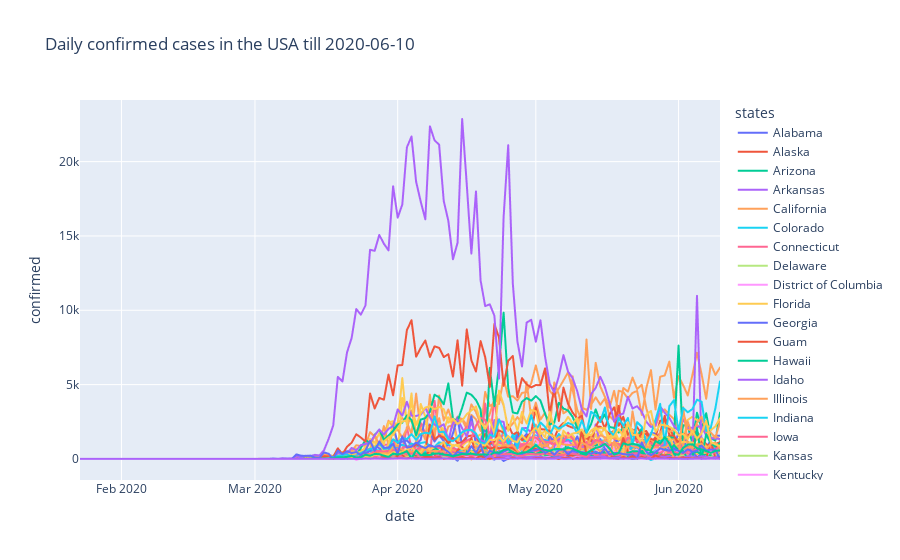

The code cell stored with this chart in its notebook:
### Code cell
fig = px.line(usa_trend, x='date', y='confirmed', color='states', title='Daily confirmed cases in the USA till 2020-06-10')
fig.show()

### Figure 1 — Plotly figure (JSON) as saved in the notebook; plotly's stock layout.template omitted (floating-point values rounded to 4 significant figures; data arrays with more than 128 entries replaced by an {"elided": "..."} marker saying what was removed)
{"data": [{"hovertemplate": "states=Alabama<br>date=%{x}<br>confirmed=%{y}<extra></extra>", "legendgroup": "Alabama", "line": {"color": "#636efa", "dash": "solid"}, "marker": {"symbol": "circle"}, "mode": "lines", "name": "Alabama", "showlegend": true, "type": "scattergl", "x": {"elided": "140 str values"}, "xaxis": "x", "y": {"elided": "140 int values"}, "yaxis": "y"}, {"hovertemplate": "states=Alaska<br>date=%{x}<br>confirmed=%{y}<extra></extra>", "legendgroup": "Alaska", "line": {"color": "#EF553B", "dash": "solid"}, "marker": {"symbol": "circle"}, "mode": "lines", "name": "Alaska", "showlegend": true, "type": "scattergl", "x": {"elided": "140 str values"}, "xaxis": "x", "y": {"elided": "140 int values"}, "yaxis": "y"}, {"hovertemplate": "states=Arizona<br>date=%{x}<br>confirmed=%{y}<extra></extra>", "legendgroup": "Arizona", "line": {"color": "#00cc96", "dash": "solid"}, "marker": {"symbol": "circle"}, "mode": "lines", "name": "Arizona", "showlegend": true, "type": "scattergl", "x": {"elided": "140 str values"}, "xaxis": "x", "y": {"elided": "140 int values"}, "yaxis": "y"}, {"hovertemplate": "states=Arkansas<br>date=%{x}<br>confirmed=%{y}<extra></extra>", "legendgroup": "Arkansas", "line": {"color": "#ab63fa", "dash": "solid"}, "marker": {"symbol": "circle"}, "mode": "lines", "name": "Arkansas", "showlegend": true, "type": "scattergl", "x": {"elided": "140 str values"}, "xaxis": "x", "y": {"elided": "140 int values"}, "yaxis": "y"}, {"hovertemplate": "states=California<br>date=%{x}<br>confirmed=%{y}<extra></extra>", "legendgroup": "California", "line": {"color": "#FFA15A", "dash": "solid"}, "marker": {"symbol": "circle"}, "mode": "lines", "name": "California", "showlegend": true, "type": "scattergl", "x": {"elided": "140 str values"}, "xaxis": "x", "y": {"elided": "140 int values"}, "yaxis": "y"}, {"hovertemplate": "states=Colorado<br>date=%{x}<br>confirmed=%{y}<extra></extra>", "legendgroup": "Colorado", "line": {"color": "#19d3f3", "dash": "solid"}, "marker": {"symbol": "circle"}, "mode": "lines", "name": "Colorado", "showlegend": true, "type": "scattergl", "x": {"elided": "140 str values"}, "xaxis": "x", "y": {"elided": "140 int values"}, "yaxis": "y"}, {"hovertemplate": "states=Connecticut<br>date=%{x}<br>confirmed=%{y}<extra></extra>", "legendgroup": "Connecticut", "line": {"color": "#FF6692", "dash": "solid"}, "marker": {"symbol": "circle"}, "mode": "lines", "name": "Connecticut", "showlegend": true, "type": "scattergl", "x": {"elided": "140 str values"}, "xaxis": "x", "y": {"elided": "140 int values"}, "yaxis": "y"}, {"hovertemplate": "states=Delaware<br>date=%{x}<br>confirmed=%{y}<extra></extra>", "legendgroup": "Delaware", "line": {"color": "#B6E880", "dash": "solid"}, "marker": {"symbol": "circle"}, "mode": "lines", "name": "Delaware", "showlegend": true, "type": "scattergl", "x": {"elided": "140 str values"}, "xaxis": "x", "y": {"elided": "140 int values"}, "yaxis": "y"}, {"hovertemplate": "states=District of Columbia<br>date=%{x}<br>confirmed=%{y}<extra></extra>", "legendgroup": "District of Columbia", "line": {"color": "#FF97FF", "dash": "solid"}, "marker": {"symbol": "circle"}, "mode": "lines", "name": "District of Columbia", "showlegend": true, "type": "scattergl", "x": {"elided": "140 str values"}, "xaxis": "x", "y": {"elided": "140 int values"}, "yaxis": "y"}, {"hovertemplate": "states=Florida<br>date=%{x}<br>confirmed=%{y}<extra></extra>", "legendgroup": "Florida", "line": {"color": "#FECB52", "dash": "solid"}, "marker": {"symbol": "circle"}, "mode": "lines", "name": "Florida", "showlegend": true, "type": "scattergl", "x": {"elided": "140 str values"}, "xaxis": "x", "y": {"elided": "140 int values"}, "yaxis": "y"}, {"hovertemplate": "states=Georgia<br>date=%{x}<br>confirmed=%{y}<extra></extra>", "legendgroup": "Georgia", "line": {"color": "#636efa", "dash": "solid"}, "marker": {"symbol": "circle"}, "mode": "lines", "name": "Georgia", "showlegend": true, "type": "scattergl", "x": {"elided": "140 str values"}, "xaxis": "x", "y": {"elided": "140 int values"}, "yaxis": "y"}, {"hovertemplate": "states=Guam<br>date=%{x}<br>confirmed=%{y}<extra></extra>", "legendgroup": "Guam", "line": {"color": "#EF553B", "dash": "solid"}, "marker": {"symbol": "circle"}, "mode": "lines", "name": "Guam", "showlegend": true, "type": "scattergl", "x": {"elided": "140 str values"}, "xaxis": "x", "y": {"elided": "140 int values"}, "yaxis": "y"}, {"hovertemplate": "states=Hawaii<br>date=%{x}<br>confirmed=%{y}<extra></extra>", "legendgroup": "Hawaii", "line": {"color": "#00cc96", "dash": "solid"}, "marker": {"symbol": "circle"}, "mode": "lines", "name": "Hawaii", "showlegend": true, "type": "scattergl", "x": {"elided": "140 str values"}, "xaxis": "x", "y": {"elided": "140 int values"}, "yaxis": "y"}, {"hovertemplate": "states=Idaho<br>date=%{x}<br>confirmed=%{y}<extra></extra>", "legendgroup": "Idaho", "line": {"color": "#ab63fa", "dash": "solid"}, "marker": {"symbol": "circle"}, "mode": "lines", "name": "Idaho", "showlegend": true, "type": "scattergl", "x": {"elided": "140 str values"}, "xaxis": "x", "y": {"elided": "140 int values"}, "yaxis": "y"}, {"hovertemplate": "states=Illinois<br>date=%{x}<br>confirmed=%{y}<extra></extra>", "legendgroup": "Illinois", "line": {"color": "#FFA15A", "dash": "solid"}, "marker": {"symbol": "circle"}, "mode": "lines", "name": "Illinois", "showlegend": true, "type": "scattergl", "x": {"elided": "140 str values"}, "xaxis": "x", "y": {"elided": "140 int values"}, "yaxis": "y"}, {"hovertemplate": "states=Indiana<br>date=%{x}<br>confirmed=%{y}<extra></extra>", "legendgroup": "Indiana", "line": {"color": "#19d3f3", "dash": "solid"}, "marker": {"symbol": "circle"}, "mode": "lines", "name": "Indiana", "showlegend": true, "type": "scattergl", "x": {"elided": "140 str values"}, "xaxis": "x", "y": {"elided": "140 int values"}, "yaxis": "y"}, {"hovertemplate": "states=Iowa<br>date=%{x}<br>confirmed=%{y}<extra></extra>", "legendgroup": "Iowa", "line": {"color": "#FF6692", "dash": "solid"}, "marker": {"symbol": "circle"}, "mode": "lines", "name": "Iowa", "showlegend": true, "type": "scattergl", "x": {"elided": "140 str values"}, "xaxis": "x", "y": {"elided": "140 int values"}, "yaxis": "y"}, {"hovertemplate": "states=Kansas<br>date=%{x}<br>confirmed=%{y}<extra></extra>", "legendgroup": "Kansas", "line": {"color": "#B6E880", "dash": "solid"}, "marker": {"symbol": "circle"}, "mode": "lines", "name": "Kansas", "showlegend": true, "type": "scattergl", "x": {"elided": "140 str values"}, "xaxis": "x", "y": {"elided": "140 int values"}, "yaxis": "y"}, {"hovertemplate": "states=Kentucky<br>date=%{x}<br>confirmed=%{y}<extra></extra>", "legendgroup": "Kentucky", "line": {"color": "#FF97FF", "dash": "solid"}, "marker": {"symbol": "circle"}, "mode": "lines", "name": "Kentucky", "showlegend": true, "type": "scattergl", "x": {"elided": "140 str values"}, "xaxis": "x", "y": {"elided": "140 int values"}, "yaxis": "y"}, {"hovertemplate": "states=Louisiana<br>date=%{x}<br>confirmed=%{y}<extra></extra>", "legendgroup": "Louisiana", "line": {"color": "#FECB52", "dash": "solid"}, "marker": {"symbol": "circle"}, "mode": "lines", "name": "Louisiana", "showlegend": true, "type": "scattergl", "x": {"elided": "140 str values"}, "xaxis": "x", "y": {"elided": "140 int values"}, "yaxis": "y"}, {"hovertemplate": "states=Maine<br>date=%{x}<br>confirmed=%{y}<extra></extra>", "legendgroup": "Maine", "line": {"color": "#636efa", "dash": "solid"}, "marker": {"symbol": "circle"}, "mode": "lines", "name": "Maine", "showlegend": true, "type": "scattergl", "x": {"elided": "140 str values"}, "xaxis": "x", "y": {"elided": "140 int values"}, "yaxis": "y"}, {"hovertemplate": "states=Maryland<br>date=%{x}<br>confirmed=%{y}<extra></extra>", "legendgroup": "Maryland", "line": {"color": "#EF553B", "dash": "solid"}, "marker": {"symbol": "circle"}, "mode": "lines", "name": "Maryland", "showlegend": true, "type": "scattergl", "x": {"elided": "140 str values"}, "xaxis": "x", "y": {"elided": "140 int values"}, "yaxis": "y"}, {"hovertemplate": "states=Massachusetts<br>date=%{x}<br>confirmed=%{y}<extra></extra>", "legendgroup": "Massachusetts", "line": {"color": "#00cc96", "dash": "solid"}, "marker": {"symbol": "circle"}, "mode": "lines", "name": "Massachusetts", "showlegend": true, "type": "scattergl", "x": {"elided": "140 str values"}, "xaxis": "x", "y": {"elided": "140 int values"}, "yaxis": "y"}, {"hovertemplate": "states=Michigan<br>date=%{x}<br>confirmed=%{y}<extra></extra>", "legendgroup": "Michigan", "line": {"color": "#ab63fa", "dash": "solid"}, "marker": {"symbol": "circle"}, "mode": "lines", "name": "Michigan", "showlegend": true, "type": "scattergl", "x": {"elided": "140 str values"}, "xaxis": "x", "y": {"elided": "140 int values"}, "yaxis": "y"}, {"hovertemplate": "states=Minnesota<br>date=%{x}<br>confirmed=%{y}<extra></extra>", "legendgroup": "Minnesota", "line": {"color": "#FFA15A", "dash": "solid"}, "marker": {"symbol": "circle"}, "mode": "lines", "name": "Minnesota", "showlegend": true, "type": "scattergl", "x": {"elided": "140 str values"}, "xaxis": "x", "y": {"elided": "140 int values"}, "yaxis": "y"}, {"hovertemplate": "states=Mississippi<br>date=%{x}<br>confirmed=%{y}<extra></extra>", "legendgroup": "Mississippi", "line": {"color": "#19d3f3", "dash": "solid"}, "marker": {"symbol": "circle"}, "mode": "lines", "name": "Mississippi", "showlegend": true, "type": "scattergl", "x": {"elided": "140 str values"}, "xaxis": "x", "y": {"elided": "140 int values"}, "yaxis": "y"}, {"hovertemplate": "states=Missouri<br>date=%{x}<br>confirmed=%{y}<extra></extra>", "legendgroup": "Missouri", "line": {"color": "#FF6692", "dash": "solid"}, "marker": {"symbol": "circle"}, "mode": "lines", "name": "Missouri", "showlegend": true, "type": "scattergl", "x": {"elided": "140 str values"}, "xaxis": "x", "y": {"elided": "140 int values"}, "yaxis": "y"}, {"hovertemplate": "states=Montana<br>date=%{x}<br>confirmed=%{y}<extra></extra>", "legendgroup": "Montana", "line": {"color": "#B6E880", "dash": "solid"}, "marker": {"symbol": "circle"}, "mode": "lines", "name": "Montana", "showlegend": true, "type": "scattergl", "x": {"elided": "140 str values"}, "xaxis": "x", "y": {"elided": "140 int values"}, "yaxis": "y"}, {"hovertemplate": "states=Nebraska<br>date=%{x}<br>confirmed=%{y}<extra></extra>", "legendgroup": "Nebraska", "line": {"color": "#FF97FF", "dash": "solid"}, "marker": {"symbol": "circle"}, "mode": "lines", "name": "Nebraska", "showlegend": true, "type": "scattergl", "x": {"elided": "140 str values"}, "xaxis": "x", "y": {"elided": "140 int values"}, "yaxis": "y"}, {"hovertemplate": "states=Nevada<br>date=%{x}<br>confirmed=%{y}<extra></extra>", "legendgroup": "Nevada", "line": {"color": "#FECB52", "dash": "solid"}, "marker": {"symbol": "circle"}, "mode": "lines", "name": "Nevada", "showlegend": true, "type": "scattergl", "x": {"elided": "140 str values"}, "xaxis": "x", "y": {"elided": "140 int values"}, "yaxis": "y"}, {"hovertemplate": "states=New Hampshire<br>date=%{x}<br>confirmed=%{y}<extra></extra>", "legendgroup": "New Hampshire", "line": {"color": "#636efa", "dash": "solid"}, "marker": {"symbol": "circle"}, "mode": "lines", "name": "New Hampshire", "showlegend": true, "type": "scattergl", "x": {"elided": "140 str values"}, "xaxis": "x", "y": {"elided": "140 int values"}, "yaxis": "y"}, {"hovertemplate": "states=New Jersey<br>date=%{x}<br>confirmed=%{y}<extra></extra>", "legendgroup": "New Jersey", "line": {"color": "#EF553B", "dash": "solid"}, "marker": {"symbol": "circle"}, "mode": "lines", "name": "New Jersey", "showlegend": true, "type": "scattergl", "x": {"elided": "140 str values"}, "xaxis": "x", "y": {"elided": "140 int values"}, "yaxis": "y"}, {"hovertemplate": "states=New Mexico<br>date=%{x}<br>confirmed=%{y}<extra></extra>", "legendgroup": "New Mexico", "line": {"color": "#00cc96", "dash": "solid"}, "marker": {"symbol": "circle"}, "mode": "lines", "name": "New Mexico", "showlegend": true, "type": "scattergl", "x": {"elided": "140 str values"}, "xaxis": "x", "y": {"elided": "140 int values"}, "yaxis": "y"}, {"hovertemplate": "states=New York<br>date=%{x}<br>confirmed=%{y}<extra></extra>", "legendgroup": "New York", "line": {"color": "#ab63fa", "dash": "solid"}, "marker": {"symbol": "circle"}, "mode": "lines", "name": "New York", "showlegend": true, "type": "scattergl", "x": {"elided": "140 str values"}, "xaxis": "x", "y": {"elided": "140 int values"}, "yaxis": "y"}, {"hovertemplate": "states=North Carolina<br>date=%{x}<br>confirmed=%{y}<extra></extra>", "legendgroup": "North Carolina", "line": {"color": "#FFA15A", "dash": "solid"}, "marker": {"symbol": "circle"}, "mode": "lines", "name": "North Carolina", "showlegend": true, "type": "scattergl", "x": {"elided": "140 str values"}, "xaxis": "x", "y": {"elided": "140 int values"}, "yaxis": "y"}, {"hovertemplate": "states=North Dakota<br>date=%{x}<br>confirmed=%{y}<extra></extra>", "legendgroup": "North Dakota", "line": {"color": "#19d3f3", "dash": "solid"}, "marker": {"symbol": "circle"}, "mode": "lines", "name": "North Dakota", "showlegend": true, "type": "scattergl", "x": {"elided": "140 str values"}, "xaxis": "x", "y": {"elided": "140 int values"}, "yaxis": "y"}, {"hovertemplate": "states=Ohio<br>date=%{x}<br>confirmed=%{y}<extra></extra>", "legendgroup": "Ohio", "line": {"color": "#FF6692", "dash": "solid"}, "marker": {"symbol": "circle"}, "mode": "lines", "name": "Ohio", "showlegend": true, "type": "scattergl", "x": {"elided": "140 str values"}, "xaxis": "x", "y": {"elided": "140 int values"}, "yaxis": "y"}, {"hovertemplate": "states=Oklahoma<br>date=%{x}<br>confirmed=%{y}<extra></extra>", "legendgroup": "Oklahoma", "line": {"color": "#B6E880", "dash": "solid"}, "marker": {"symbol": "circle"}, "mode": "lines", "name": "Oklahoma", "showlegend": true, "type": "scattergl", "x": {"elided": "140 str values"}, "xaxis": "x", "y": {"elided": "140 int values"}, "yaxis": "y"}, {"hovertemplate": "states=Oregon<br>date=%{x}<br>confirmed=%{y}<extra></extra>", "legendgroup": "Oregon", "line": {"color": "#FF97FF", "dash": "solid"}, "marker": {"symbol": "circle"}, "mode": "lines", "name": "Oregon", "showlegend": true, "type": "scattergl", "x": {"elided": "140 str values"}, "xaxis": "x", "y": {"elided": "140 int values"}, "yaxis": "y"}, {"hovertemplate": "states=Pennsylvania<br>date=%{x}<br>confirmed=%{y}<extra></extra>", "legendgroup": "Pennsylvania", "line": {"color": "#FECB52", "dash": "solid"}, "marker": {"symbol": "circle"}, "mode": "lines", "name": "Pennsylvania", "showlegend": true, "type": "scattergl", "x": {"elided": "140 str values"}, "xaxis": "x", "y": {"elided": "140 int values"}, "yaxis": "y"}, {"hovertemplate": "states=Puerto Rico<br>date=%{x}<br>confirmed=%{y}<extra></extra>", "legendgroup": "Puerto Rico", "line": {"color": "#636efa", "dash": "solid"}, "marker": {"symbol": "circle"}, "mode": "lines", "name": "Puerto Rico", "showlegend": true, "type": "scattergl", "x": {"elided": "140 str values"}, "xaxis": "x", "y": {"elided": "140 int values"}, "yaxis": "y"}, {"hovertemplate": "states=Rhode Island<br>date=%{x}<br>confirmed=%{y}<extra></extra>", "legendgroup": "Rhode Island", "line": {"color": "#EF553B", "dash": "solid"}, "marker": {"symbol": "circle"}, "mode": "lines", "name": "Rhode Island", "showlegend": true, "type": "scattergl", "x": {"elided": "140 str values"}, "xaxis": "x", "y": {"elided": "140 int values"}, "yaxis": "y"}, {"hovertemplate": "states=South Carolina<br>date=%{x}<br>confirmed=%{y}<extra></extra>", "legendgroup": "South Carolina", "line": {"color": "#00cc96", "dash": "solid"}, "marker": {"symbol": "circle"}, "mode": "lines", "name": "South Carolina", "showlegend": true, "type": "scattergl", "x": {"elided": "140 str values"}, "xaxis": "x", "y": {"elided": "140 int values"}, "yaxis": "y"}, {"hovertemplate": "states=South Dakota<br>date=%{x}<br>confirmed=%{y}<extra></extra>", "legendgroup": "South Dakota", "line": {"color": "#ab63fa", "dash": "solid"}, "marker": {"symbol": "circle"}, "mode": "lines", "name": "South Dakota", "showlegend": true, "type": "scattergl", "x": {"elided": "140 str values"}, "xaxis": "x", "y": {"elided": "140 int values"}, "yaxis": "y"}, {"hovertemplate": "states=Tennessee<br>date=%{x}<br>confirmed=%{y}<extra></extra>", "legendgroup": "Tennessee", "line": {"color": "#FFA15A", "dash": "solid"}, "marker": {"symbol": "circle"}, "mode": "lines", "name": "Tennessee", "showlegend": true, "type": "scattergl", "x": {"elided": "140 str values"}, "xaxis": "x", "y": {"elided": "140 int values"}, "yaxis": "y"}, {"hovertemplate": "states=Texas<br>date=%{x}<br>confirmed=%{y}<extra></extra>", "legendgroup": "Texas", "line": {"color": "#19d3f3", "dash": "solid"}, "marker": {"symbol": "circle"}, "mode": "lines", "name": "Texas", "showlegend": true, "type": "scattergl", "x": {"elided": "140 str values"}, "xaxis": "x", "y": {"elided": "140 int values"}, "yaxis": "y"}, {"hovertemplate": "states=Utah<br>date=%{x}<br>confirmed=%{y}<extra></extra>", "legendgroup": "Utah", "line": {"color": "#FF6692", "dash": "solid"}, "marker": {"symbol": "circle"}, "mode": "lines", "name": "Utah", "showlegend": true, "type": "scattergl", "x": {"elided": "140 str values"}, "xaxis": "x", "y": {"elided": "140 int values"}, "yaxis": "y"}, {"hovertemplate": "states=Vermont<br>date=%{x}<br>confirmed=%{y}<extra></extra>", "legendgroup": "Vermont", "line": {"color": "#B6E880", "dash": "solid"}, "marker": {"symbol": "circle"}, "mode": "lines", "name": "Vermont", "showlegend": true, "type": "scattergl", "x": {"elided": "140 str values"}, "xaxis": "x", "y": {"elided": "140 int values"}, "yaxis": "y"}, {"hovertemplate": "states=Virgin Islands<br>date=%{x}<br>confirmed=%{y}<extra></extra>", "legendgroup": "Virgin Islands", "line": {"color": "#FF97FF", "dash": "solid"}, "marker": {"symbol": "circle"}, "mode": "lines", "name": "Virgin Islands", "showlegend": true, "type": "scattergl", "x": {"elided": "140 str values"}, "xaxis": "x", "y": {"elided": "140 int values"}, "yaxis": "y"}, {"hovertemplate": "states=Virginia<br>date=%{x}<br>confirmed=%{y}<extra></extra>", "legendgroup": "Virginia", "line": {"color": "#FECB52", "dash": "solid"}, "marker": {"symbol": "circle"}, "mode": "lines", "name": "Virginia", "showlegend": true, "type": "scattergl", "x": {"elided": "140 str values"}, "xaxis": "x", "y": {"elided": "140 int values"}, "yaxis": "y"}, {"hovertemplate": "states=Washington<br>date=%{x}<br>confirmed=%{y}<extra></extra>", "legendgroup": "Washington", "line": {"color": "#636efa", "dash": "solid"}, "marker": {"symbol": "circle"}, "mode": "lines", "name": "Washington", "showlegend": true, "type": "scattergl", "x": {"elided": "140 str values"}, "xaxis": "x", "y": {"elided": "140 int values"}, "yaxis": "y"}, {"hovertemplate": "states=West Virginia<br>date=%{x}<br>confirmed=%{y}<extra></extra>", "legendgroup": "West Virginia", "line": {"color": "#EF553B", "dash": "solid"}, "marker": {"symbol": "circle"}, "mode": "lines", "name": "West Virginia", "showlegend": true, "type": "scattergl", "x": {"elided": "140 str values"}, "xaxis": "x", "y": {"elided": "140 int values"}, "yaxis": "y"}, {"hovertemplate": "states=Wisconsin<br>date=%{x}<br>confirmed=%{y}<extra></extra>", "legendgroup": "Wisconsin", "line": {"color": "#00cc96", "dash": "solid"}, "marker": {"symbol": "circle"}, "mode": "lines", "name": "Wisconsin", "showlegend": true, "type": "scattergl", "x": {"elided": "140 str values"}, "xaxis": "x", "y": {"elided": "140 int values"}, "yaxis": "y"}, {"hovertemplate": "states=Wyoming<br>date=%{x}<br>confirmed=%{y}<extra></extra>", "legendgroup": "Wyoming", "line": {"color": "#ab63fa", "dash": "solid"}, "marker": {"symbol": "circle"}, "mode": "lines", "name": "Wyoming", "showlegend": true, "type": "scattergl", "x": {"elided": "140 str values"}, "xaxis": "x", "y": {"elided": "140 int values"}, "yaxis": "y"}], "layout": {"legend": {"title": {"text": "states"}, "tracegroupgap": 0}, "title": {"text": "Daily confirmed cases in the USA till 2020-06-10"}, "xaxis": {"anchor": "y", "domain": [0, 1], "title": {"text": "date"}}, "yaxis": {"anchor": "x", "domain": [0, 1], "title": {"text": "confirmed"}}}}
